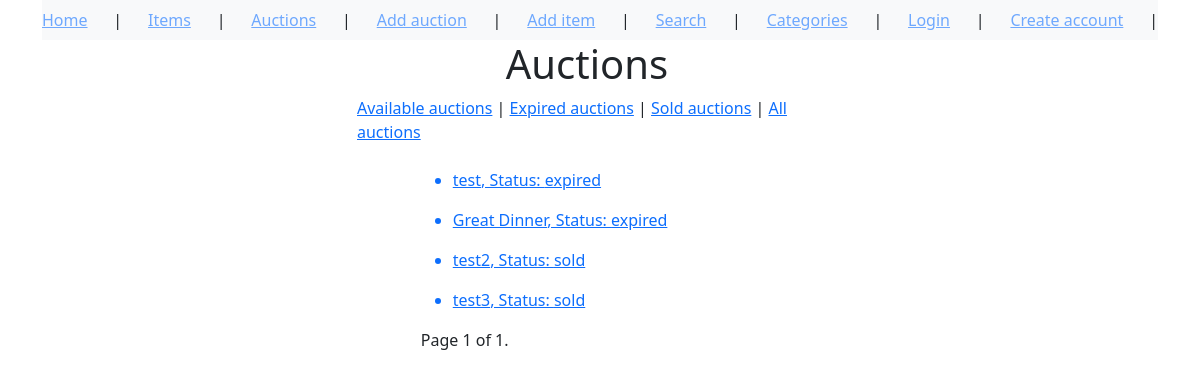
Page /auctions/ on the committed database.
### auctions/models.py (models this page shows, shortened)
class Auction(models.Model):
    CHOICES = (
        ('available', 'available'),
        ('expired', 'expired'),
        ('sold', 'sold'),
    )
    id = models.UUIDField(
        default=uuid.uuid4,
        unique=True,
        primary_key=True,
        editable=False
    )
    name = models.CharField(max_length=255)
    item = models.ForeignKey(Item, on_delete=models.CASCADE)
    min_price = models.DecimalField(max_digits=10, decimal_places=2)
    buy_now_price = models.DecimalField(max_digits=10, decimal_places=2, null=True, blank=True)
    end_date = models.DateTimeField()
    seller = models.ForeignKey(User, on_delete=models.CASCADE, related_name='seller')
    buyer = models.ForeignKey(User, on_delete=models.CASCADE, blank=True, related_name='buyer', null=True)
    status = models.CharField(choices=CHOICES, default='available', max_length=64)

### auctions/views.py (the view, shortened to what this page needs)
# urls.py: path('auctions/', auctions.AuctionsList.as_view()),
class AuctionsList(ListView):
    model = Auction
    context_object_name = 'auctions'
    paginate_by = 5
    ordering = 'end_date'
    def get_context_data(self, **kwargs):
        context = super().get_context_data(**kwargs)    # Get default context data
        for auction in context['auctions']:
            return context
    def get_template_names(self, **kwargs):
        status = self.request.GET.get('status')     # Get status parameter from the request
        if status == 'expired':
            return 'auctions/expired_auction_list.html'
        elif status == 'available':
            return 'auctions/available_auction_list.html'
        elif status == 'sold':
            return 'auctions/sold_auction_list.html'
        else:
            return 'auctions/auction_list.html'

### templates/auctions/auction_list.html (shortened to what this page needs)
{% extends 'auctions/base_template.html' %}
{% block content %}
<div id="content", name="content", class="main">
    <div class="row justify-content-center">
        <div class="col-5">
<h1>Auctions</h1>
</div>
</div>
</div>
<div id="content", name="content", class="main">
    <div class="row justify-content-center">
        <div class="col-15">
<a href="/auctions/?status=available">Available auctions</a> |
<a href="/auctions/?status=expired">Expired auctions</a> |
<a href="/auctions/?status=sold">Sold auctions</a> |
<a href="/auctions">All auctions</a>
</div>
</div>
</div><br>
<div id="content", name="content", class="main">
    <div class="row justify-content-center">
        <div class="col-9">
{% for auction in auctions %}
<ul>
<a href="/auction/{{ auction.id }}"><li>{{ auction.name }}, Status: {{ auction.status }}</li></a>
</ul>
{% endfor %}
<div class="pagination">
    <span class="step-links">
        <span class="current">
            Page {{ page_obj.number }} of {{ page_obj.paginator.num_pages }}.
        </span>
    </span>
</div>
</div>
</div>
</div>
{% endblock %}

### rows in the picture
Auction: name "test", status "expired"
Auction: name "Great Dinner", status "expired"
Auction: name "test2", status "sold"
Auction: name "test3", status "sold"

### other values in the picture
{{ page_obj.number }} "1"
{{ page_obj.paginator.num_pages }} "1"
